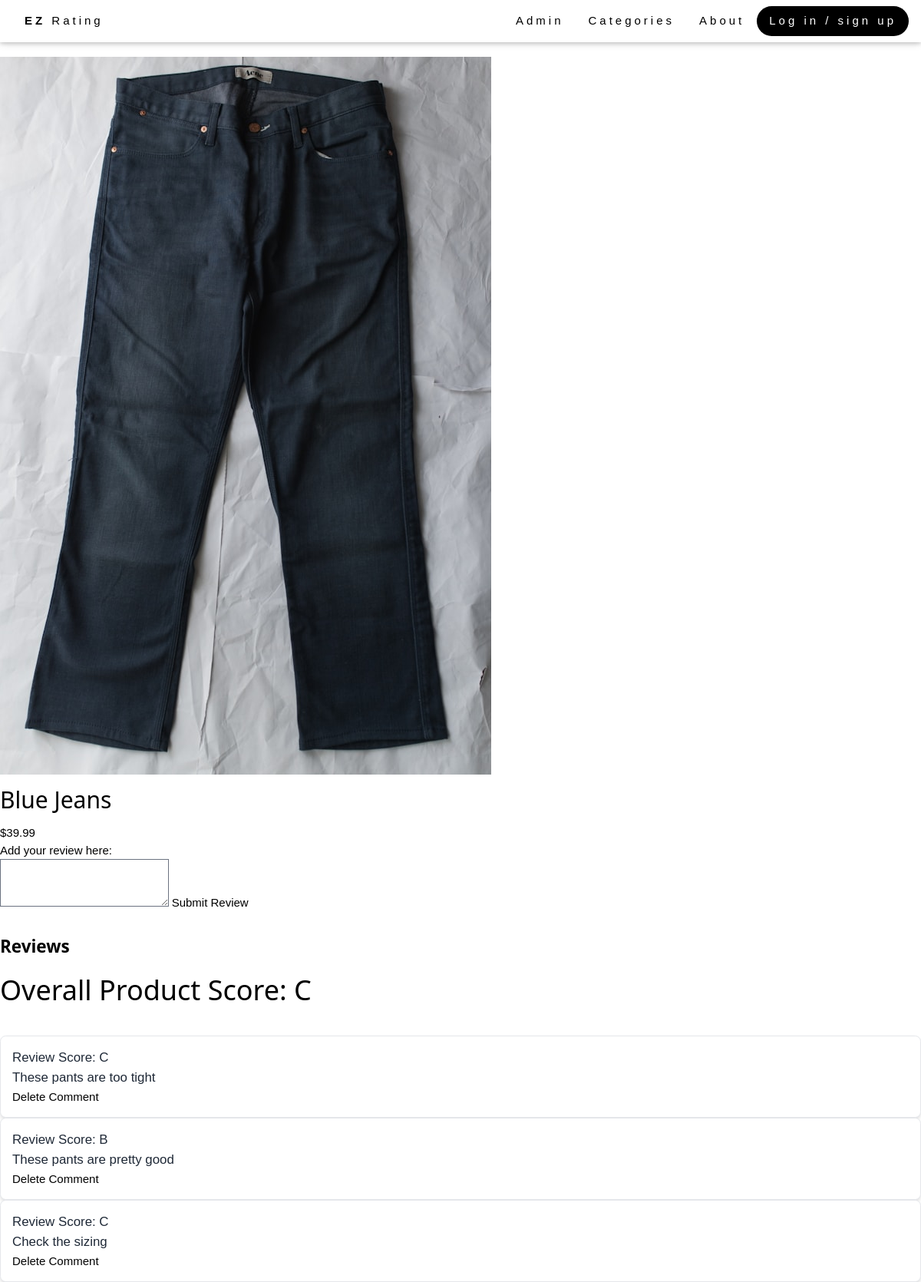
/product_details_page.php?product_id=1, run on the app's committed database.
### tables this page shows
CREATE TABLE [Product] (
    ProductID int,
    ProductName string,
    ProductImg VARBINARY(1000), 
    Tags string
, Stock INT(255), Price Decimal(10,2) CHECK (Price > 0), Rating int);

CREATE TABLE [Comment] (
    CommentID INTEGER PRIMARY KEY AUTOINCREMENT,
    Content TEXT,
    ProductID INTEGER,
    UserID INTEGER
, SentimentScore int);

### scripts/product_model.php (called while the page is built, shortened)
<?php
class MyDB extends SQLite3 {
    function getProductDetails($productId) {
        $query = "SELECT * FROM Product WHERE ProductID = ?";
        $stmt = $this->prepare($query);
        $stmt->bindValue(1, $productId, SQLITE3_INTEGER);
        $result = $stmt->execute();
        if ($result) {
            $productDetails = $result->fetchArray(SQLITE3_ASSOC);
            return $productDetails ? $productDetails : ["error" => "Product not found."];
        } else {
            return ["error" => "Query failed to execute"];
        }
    }
    public function getCommentsByProductId($productId) {
        $stmt = $this->prepare('SELECT * FROM Comment WHERE ProductID = ?');
        $stmt->bindValue(1, $productId, SQLITE3_INTEGER);
        $result = $stmt->execute();
        $comments = [];
        while ($row = $result->fetchArray(SQLITE3_ASSOC)) {
            $comments[] = $row;
        }
        return $comments;
    }
}
?>

### scripts/product_controller.php (called while the page is built, shortened)
<?php
require_once 'product_model.php';
$db = new MyDB();
if (!function_exists('fetchProductDetailsAndComments')) {
    function fetchProductDetailsAndComments($db, $productId) {
        $details = $db->getProductDetails($productId);
        $comments = $db->getCommentsByProductId($productId);
        return ['details' => $details, 'comments' => $comments];
    }
}
$tag = isset($_GET['tag']) ? $_GET['tag'] : '';
if (isset($_GET['product_id'])) {
    $result = fetchProductDetailsAndComments($db, $_GET['product_id']);
    $productDetails = $result['details'];
    $comments = $result['comments'];
} elseif (isset($_GET['search'])) {
    $products = fetchProductsByName($db, $_GET['search']);
} elseif (!empty($tag)) {
    $products = fetchAllProducts($db, $tag);
} else {
    $products = fetchAllProducts($db);
}
?>

### product_details_page.php (the view, shortened to what this page needs)
<!DOCTYPE html>
<html lang="en">
<head>
    <link href="./output.css" rel="stylesheet">
    <link rel="stylesheet" href="./EZ Rating_files/w3.css">
</head>
<body>
    <div class="w3-top">
    <div class="w3-bar w3-white w3-wide w3-padding w3-card">
        <a href="index.html" class="w3-bar-item w3-button"><b>EZ</b> Rating</a>
        <div class="w3-right w3-hide-small">
        <a href="admin_view_page.php" class="w3-bar-item w3-button">Admin</a>
        <a href="#" class="w3-bar-item w3-button">Categories</a>
        <a href="#" class="w3-bar-item w3-button">About</a>
        <a href="./Login_Signup/login.html">
        <button class="w3-bar-item w3-button w3-black w3-hover-yellow w3-round-xxlarge">Log in / sign up</button>
        </a>
        </div>
    </div>
    </div>
    <?php include './scripts/product_controller.php'; ?>
    <h1>Product Details</h1>
    <?php if (isset($productDetails) && !isset($productDetails['error'])): ?>
        <div class="product-details">
            <img src='<?php echo $productDetails["ProductImg"]; ?>' alt='Product Image' class='product-image'>
            <h2><?php echo $productDetails["ProductName"]; ?></h2>
            <p class='price'>$<?php echo $productDetails["Price"]; ?></p>
        </div>
    <?php else: ?>
        <p>Product not found or error in loading product details.</p>
    <?php endif; ?>
    <form action="./scripts/process_comment.php" method="post">
    <p>Add your review here: </p>
    <textarea name="userComment"></textarea>
    <button type="submit">Submit Review</button>
    <?php
    function getRatingLetterGrade($rating) {
        if ($rating === null) {
            return 'No rating';
        } elseif ($rating >= 8) {
            return 'A';
        } elseif ($rating >= 2) {
            return 'B';
        } elseif ($rating >= 0) {
            return 'C';
        } elseif ($rating >= -3) {
            return 'D';
        } elseif ($rating <= -5) {
            return 'F';
        }
    }
    ?>
    <div class="comments-section mt-8">
        <h3 class="text-2xl font-semibold mb-4">Reviews</h3>
        <?php $ratingLetter = "Overall Product Score: " . getRatingLetterGrade($productDetails['Rating']); ?>
        <h1><?php echo $ratingLetter; ?></h1><br>
        <?php if (!empty($comments)): ?>
            <ul class=space-y-4">
                <?php foreach ($comments as $comment): ?>
                    <li class="p-4 bg-white shadow-md rounded-lg border border-gray-200">
                        <?php $sentimentScoreLetter = "Review Score: " . getRatingLetterGrade($comment['SentimentScore']); ?>
                        <p class="text-gray-800 text-lg"><?= htmlspecialchars($sentimentScoreLetter); ?></p>
                        <p class="text-gray-800 text-lg"><?= htmlspecialchars($comment['Content']); ?></p>
                        <button onclick="deleteComment(<?= $comment['CommentID']; ?>)">Delete Comment</button>
                    </li>
                <?php endforeach; ?>
            </ul>
        <?php else: ?>
            <p class="text-gray-500">No reviews yet.</p>
        <?php endif; ?>
    </div>
</body>
</html>

### EZ Rating_files/w3.css (style rules this page uses)
*,*:before,*:after { box-sizing:inherit }
html { -ms-text-size-adjust:100%;-webkit-text-size-adjust:100% }
body { margin:0 }
a { background-color:transparent }
b,strong { font-weight:bolder }
img { border-style:none }
button,input,select,textarea,optgroup { font:inherit;margin:0 }
button,input { overflow:visible }
button,select { text-transform:none }
button,[type=button],[type=reset],[type=submit] { -webkit-appearance:button }
textarea { overflow:auto }
html,body { font-family:Verdana,sans-serif;font-size:15px;line-height:1.5 }
html { overflow-x:hidden }
h1 { font-size:36px }
h2 { font-size:30px }
h3 { font-size:24px }
h1,h2,h3,h4,h5,h6 { font-family:"Segoe UI",Arial,sans-serif;font-weight:400;margin:10px 0 }
.w3-wide { letter-spacing:4px }
img { vertical-align:middle }
a { color:inherit }
.w3-btn,.w3-button { border:none;display:inline-block;padding:8px 16px;vertical-align:middle;overflow:hidden;text-decoration:none;color:inherit;background-color:inherit;text-align:center;cursor:pointer;white-space:nowrap }
.w3-btn,.w3-button { -webkit-touch-callout:none;-webkit-user-select:none;-khtml-user-select:none;-moz-user-select:none;-ms-user-select:none;user-select:none }
.w3-bar { width:100%;overflow:hidden }
.w3-bar .w3-bar-item { padding:8px 16px;float:left;width:auto;border:none;display:block;outline:0 }
.w3-bar .w3-button { white-space:normal }
.w3-container:after,.w3-container:before,.w3-panel:after,.w3-panel:before,.w3-row:after,.w3-row:before,.w3-row-padding:after,.w3-row-padding:before, .w3-cell-row:before,.w3-cell-row:after,.w3-clear:after,.w3-clear:before,.w3-bar:before,.w3-bar:after { content:"";display:table;clear:both }
.w3-top,.w3-bottom { position:fixed;width:100%;z-index:1 }
.w3-top { top:0 }
.w3-round-xxlarge { border-radius:32px }
.w3-card,.w3-card-2 { box-shadow:0 2px 5px 0 rgba(0,0,0,0.16),0 2px 10px 0 rgba(0,0,0,0.12) }
.w3-padding { padding:8px 16px!important }
.w3-right { float:right!important }
.w3-white,.w3-hover-white:hover { color:#000!important;background-color:#fff!important }
.w3-black,.w3-hover-black:hover { color:#fff!important;background-color:#000!important }

### data on the page
product: ProductImg (picture), ProductName "Blue Jeans", Price "39.99", Rating "Overall Product Score: C"
comment: SentimentScore "Review Score: C", Content "These pants are too tight"
comment: SentimentScore "Review Score: B", Content "These pants are pretty good"
comment: SentimentScore "Review Score: C", Content "Check the sizing"
